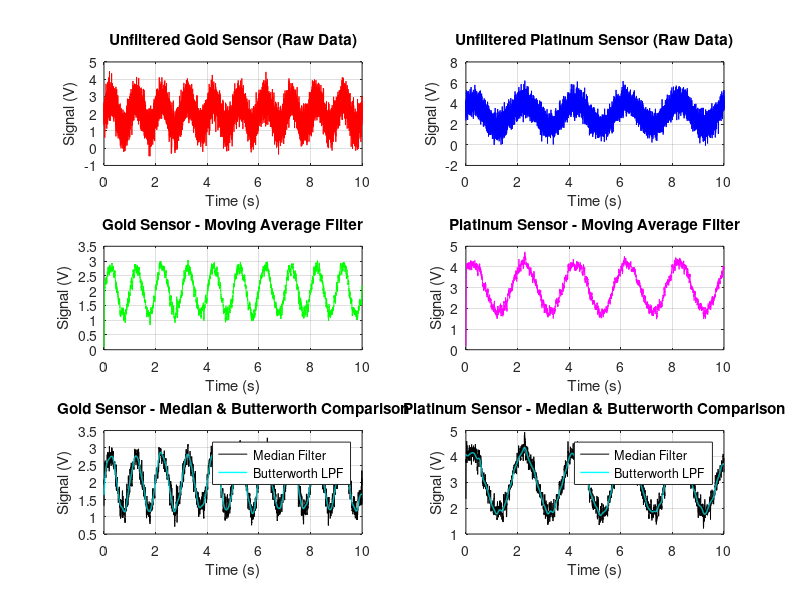

This chart was generated by the following MATLAB code: (Note: this script raises an error after producing the figure.)
clc; 
clear; 
close all;
%% STEP 1: Simulate Sensor Data (Gold & Platinum)
fs = 1000;                % Sampling frequency (Hz)
t = 0:1/fs:10;            % 10 seconds duration
% Simulated signals (with noise)
% Gold sensor: Measures conductivity variation
gold_sensor = 2 + 0.8*sin(2*pi*1*t) + 0.5*randn(size(t));
% Platinum sensor: Measures oxidation/reduction potential
platinum_sensor = 3 + 1.2*sin(2*pi*0.5*t + pi/4) + 0.6*randn(size(t));
%% STEP 2: Apply Filters
% --- Moving Average Filter ---
windowSize = 20;
b = (1/windowSize)*ones(1,windowSize);
a = 1;
gold_MA = filter(b,a,gold_sensor);
platinum_MA = filter(b,a,platinum_sensor);
% --- Median Filter ---
gold_median = medfilt1(gold_sensor, 15);
platinum_median = medfilt1(platinum_sensor, 15);
% --- Butterworth Low-Pass Filter ---
fc = 5;                  % Cutoff frequency (Hz)
[b_butt, a_butt] = butter(4, fc/(fs/2), 'low');
gold_butter = filtfilt(b_butt, a_butt, gold_sensor);
platinum_butter = filtfilt(b_butt, a_butt, platinum_sensor);
%% STEP 3: Plot Results
figure('Name','Gold & Platinum Sensor Filtering in Water Treatment','NumberTitle','off');
subplot(3,2,1);
plot(t,gold_sensor,'r'); grid on;
title('Unfiltered Gold Sensor (Raw Data)');
xlabel('Time (s)'); ylabel('Signal (V)');
subplot(3,2,2);
plot(t,platinum_sensor,'b'); grid on;
title('Unfiltered Platinum Sensor (Raw Data)');
xlabel('Time (s)'); ylabel('Signal (V)');
subplot(3,2,3);
plot(t,gold_MA,'g'); grid on;
title('Gold Sensor - Moving Average Filter');
xlabel('Time (s)'); ylabel('Signal (V)');
subplot(3,2,4);
plot(t,platinum_MA,'m'); grid on;
title('Platinum Sensor - Moving Average Filter');
xlabel('Time (s)'); ylabel('Signal (V)');
subplot(3,2,5);
plot(t,gold_median,'k'); hold on;
plot(t,gold_butter,'c','LineWidth',1);
legend('Median Filter','Butterworth LPF');
grid on;
title('Gold Sensor - Median & Butterworth Comparison');
xlabel('Time (s)'); ylabel('Signal (V)');
subplot(3,2,6);
plot(t,platinum_median,'k'); hold on;
plot(t,platinum_butter,'c','LineWidth',1);
legend('Median Filter','Butterworth LPF');
grid on;
title('Platinum Sensor - Median & Butterworth Comparison');
xlabel('Time (s)'); ylabel('Signal (V)');
sgtitle('WATER TREATMENT SENSOR FILTERING (Gold & Platinum)');
%% STEP 4: Display Summary
disp('-----------------------------------------------');
disp(' Water Treatment Sensor Filtering Summary');
disp('-----------------------------------------------');
disp('1. Moving Average filter smooths short-term noise.');
disp('2. Median filter removes spikes and impulse noise.');
disp('3. Butterworth LPF (filtfilt) gives stable frequency response.');
disp('4. Gold and Platinum sensors show improved clarity after filtering.');
disp('-----------------------------------------------');